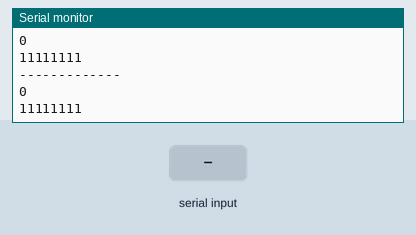
Recording of a sketch running on a simulated Arduino Uno, built with avr-gcc and run on an emulated ATmega328P. On the bench: the last lines printed to the serial monitor. The test bench sets the inputs (shaded band).

Above: at 1.2 s.
1.3 s: byte 30 received over Serial
At 1.82 s:
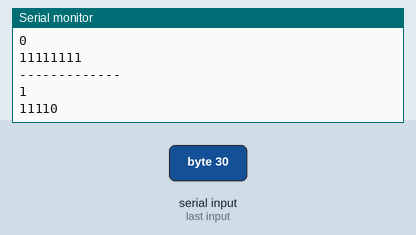
2.8 s: byte 90 received over Serial
At 3.32 s:
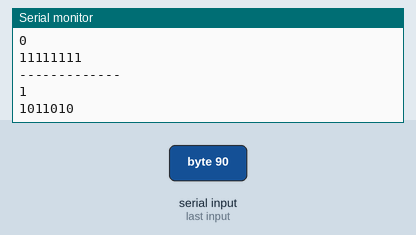
4.3 s: byte 120 received over Serial
At 4.82 s:
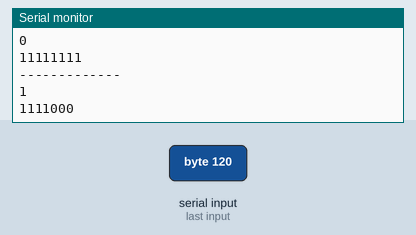
Timing chart, 0 to 7.3 s (numbered marks = the images above; inputs shaded):
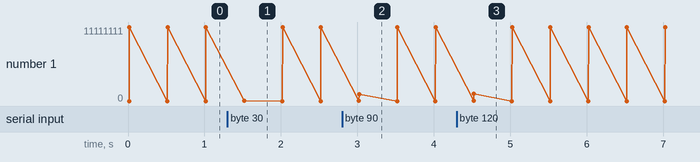

The sketch:

read_from_serial_port.ino
```cpp
void setup() {
  Serial.begin(9600);
}

void loop() {
  byte bytesInSerialBuffer = Serial.available();
  byte incomingByte = Serial.read();

  Serial.println( "-------------" );
  Serial.println( bytesInSerialBuffer );
  Serial.println( incomingByte, BIN );
  delay( 500 );

}
```

Measured:
- after the input at 1.3 s, the serial monitor: prints a new line after 0.22 s (image 1)
- after the input at 2.8 s, the serial monitor: prints a new line after 0.22 s (image 2)
- after the input at 4.3 s, the serial monitor: prints a new line after 0.22 s (image 3)
